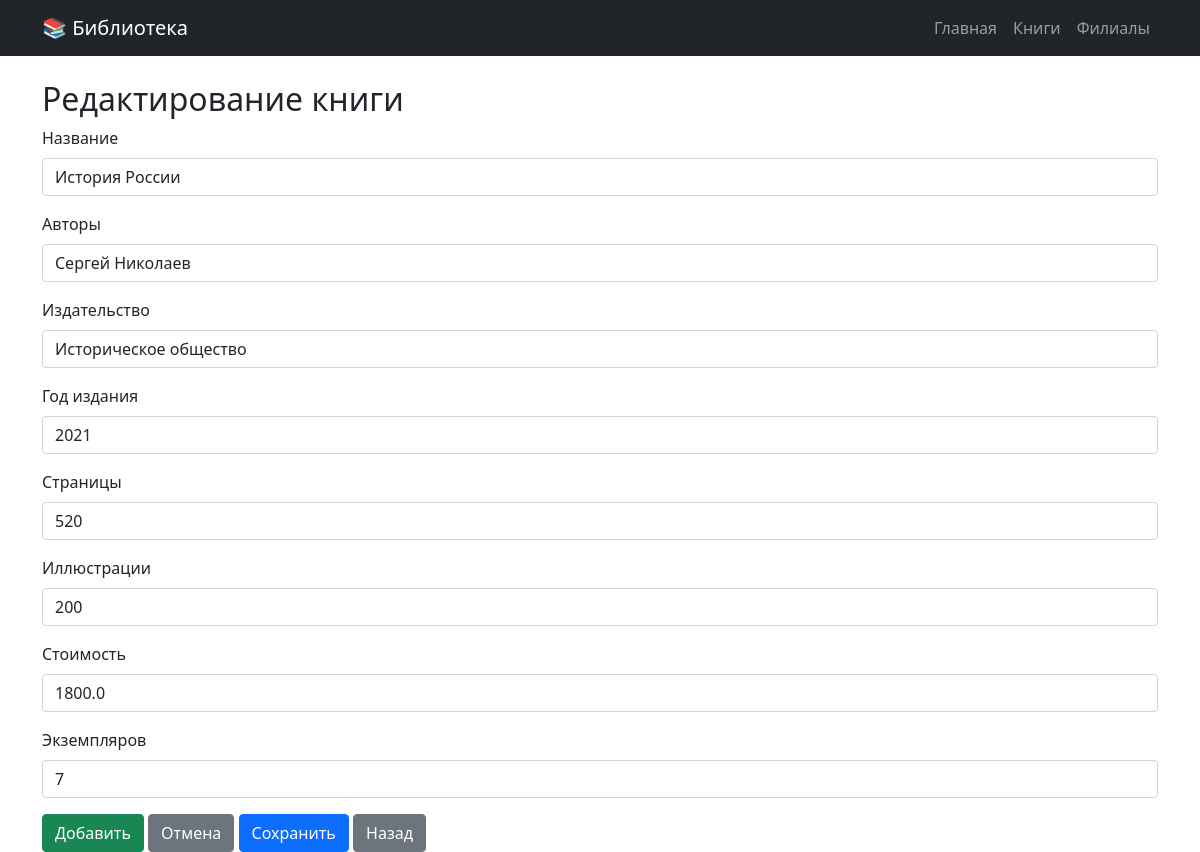
The app's page /books/edit/3 with its own data.
### app/models.py (models this page shows, shortened)
class Book(db.Model):
    id = db.Column(db.Integer, primary_key=True)
    title = db.Column(db.String(200), nullable=False, index=True)
    authors = db.Column(db.Text, nullable=False)
    publisher = db.Column(db.String(200), nullable=False)
    year = db.Column(db.Integer, nullable=False)
    pages = db.Column(db.Integer, nullable=False)
    illustrations = db.Column(db.Integer, default=0)
    cost = db.Column(db.Float, nullable=False)
    copies_available = db.Column(db.Integer, default=1)
    times_issued = db.Column(db.Integer, default=0)
    branch_id = db.Column(db.Integer, db.ForeignKey('branch.id'), nullable=False)
    branch = db.relationship('Branch', back_populates='books')
    faculties = db.relationship('Faculty', secondary=book_faculties, back_populates='books')
    created_at = db.Column(db.DateTime, default=datetime.utcnow)
    updated_at = db.Column(db.DateTime, default=datetime.utcnow, onupdate=datetime.utcnow)

### app/books/views.py (the view)
@bp.route('/edit/<int:id>', methods=['GET', 'POST'])
def edit(id):
    book = Book.query.get_or_404(id)
    form = BookForm(obj=book)
    if form.validate_on_submit():
        form.populate_obj(book)
        db.session.commit()
        flash('Книга успешно обновлена!', 'success')
        return redirect(url_for('books.list'))
    return render_template('books/edit.html', form=form, title='Редактировать книгу')

### app/books/forms.py
class BookForm(FlaskForm):
    title = StringField('Название', validators=[DataRequired(), Length(max=200)])
    authors = StringField('Авторы', validators=[DataRequired(), Length(max=200)])
    publisher = StringField('Издательство', validators=[DataRequired(), Length(max=200)])
    year = IntegerField('Год издания', validators=[DataRequired(), NumberRange(min=1000, max=2100)])
    pages = IntegerField('Страницы', validators=[DataRequired(), NumberRange(min=1)])
    illustrations = IntegerField('Иллюстрации', default=0)
    cost = FloatField('Стоимость', validators=[DataRequired(), NumberRange(min=0)])
    copies_available = IntegerField('Экземпляров', validators=[DataRequired(), NumberRange(min=0)])
    submit = SubmitField('Сохранить')

### app/templates/books/edit.html (shortened to what this page needs)
{% extends "base.html" %}
{% block content %}
<h2>Редактирование книги</h2>
<form method="post">
    <div class="mb-3">
        {{ form.title.label(class="form-label") }}
        {{ form.title(class="form-control") }}
    </div>
    <div class="mb-3">
        {{ form.authors.label(class="form-label") }}
        {{ form.authors(class="form-control") }}
    </div>
    <div class="mb-3">
        {{ form.publisher.label(class="form-label") }}
        {{ form.publisher(class="form-control") }}
    </div>
    <div class="mb-3">
        {{ form.year.label(class="form-label") }}
        {{ form.year(class="form-control") }}
    </div>
    <div class="mb-3">
        {{ form.pages.label(class="form-label") }}
        {{ form.pages(class="form-control") }}
    </div>
    <div class="mb-3">
        {{ form.illustrations.label(class="form-label") }}
        {{ form.illustrations(class="form-control") }}
    </div>
    <div class="mb-3">
        {{ form.cost.label(class="form-label") }}
        {{ form.cost(class="form-control") }}
    </div>
    <div class="mb-3">
        {{ form.copies_available.label(class="form-label") }}
        {{ form.copies_available(class="form-control") }}
    </div>
    <button type="submit" class="btn btn-success">Добавить</button>
    <a href="{{ url_for('books.list') }}" class="btn btn-secondary">Отмена</a>
    <button type="submit" class="btn btn-primary">Сохранить</button>
    <a href="{{ url_for('books.list') }}" class="btn btn-secondary">Назад</a>
</form>
{% endblock %}

### records on screen
Book: title "История России", authors "Сергей Николаев", publisher "Историческое общество", year "2021", pages "520", illustrations "200", cost "1800.0", copies_available "7"
